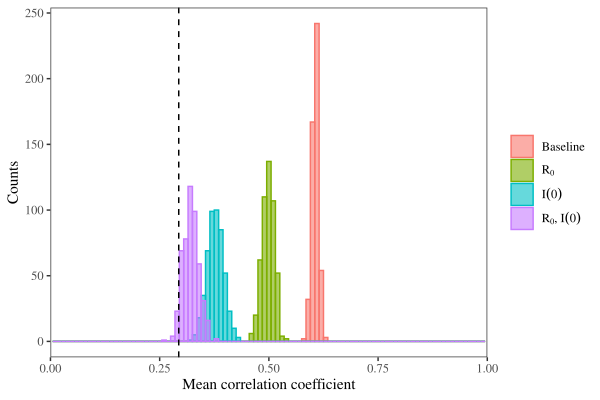

This figure's R source:
library(dplyr)
library(mgcv)
library(ggplot2); theme_set(theme_bw(base_family = "Times"))
library(egg)
library(gridExtra)
source("../script/script_data.R")

load("../analysis_stoch/analysis_stoch_baseline.rda")
load("../analysis_stoch/analysis_stoch_R0.rda")
load("../analysis_stoch/analysis_stoch_I0.rda")
load("../analysis_stoch/analysis_stoch_I0_R0.rda")

pertussis_korea_spatial_region <- pertussis_korea_spatial %>%
  merge(population)

data <- pertussis_korea_spatial_region %>%
  group_by(region) %>%
  filter(
    time >= 2024 + (4-1)/12, # april
    time < 2025 + (4-1)/12
  )

data_spread <- data %>%
  select(time, cases, region) %>%
  spread(region, cases) %>%
  arrange(time)

cordata <- cor(as.matrix(data_spread[,-1]))

corvec <- cordata[lower.tri(cordata)]
corvec[is.na(corvec)] <- 0

mean(corvec)

analysis_all <- bind_rows(
  analysis_stoch_baseline %>% mutate(group = "Baseline"),
  analysis_stoch_R0 %>% mutate(group = "R0"),
  analysis_stoch_I0 %>% mutate(group = "I0"),
  analysis_stoch_I0_R0 %>% mutate(group = "I0_R0")
) %>%
  mutate(
    group=factor(group,
                 levels=c("Baseline", "R0", "I0", "I0_R0"))
  )

g1 <- ggplot(analysis_all) +
  geom_histogram(aes(cor, fill=group, col=group), alpha=0.6, position="identity",
                 binwidth=0.01) +
  geom_vline(xintercept=mean(corvec), lty=2) +
  scale_x_continuous("Mean correlation coefficient", limits=c(0,1), expand=c(0, 0)) +
  scale_y_continuous("Counts") +
  scale_fill_discrete(
    labels = c(
      "Baseline" = "Baseline",
      "R0" = expression(R[0]),
      "I0" = expression(I(0)),
      "I0_R0" = expression(R[0]*","~I(0))
    )
  ) +
  scale_color_discrete(
    labels = c(
      "Baseline" = "Baseline",
      "R0" = expression(R[0]),
      "I0" = expression(I(0)),
      "I0_R0" = expression(R[0]*","~I(0))
    )
  ) +
  theme(
    panel.grid = element_blank(),
    legend.title = element_blank()
  )

ggsave("figure_stoch.pdf", g1, width=6, height=4)
